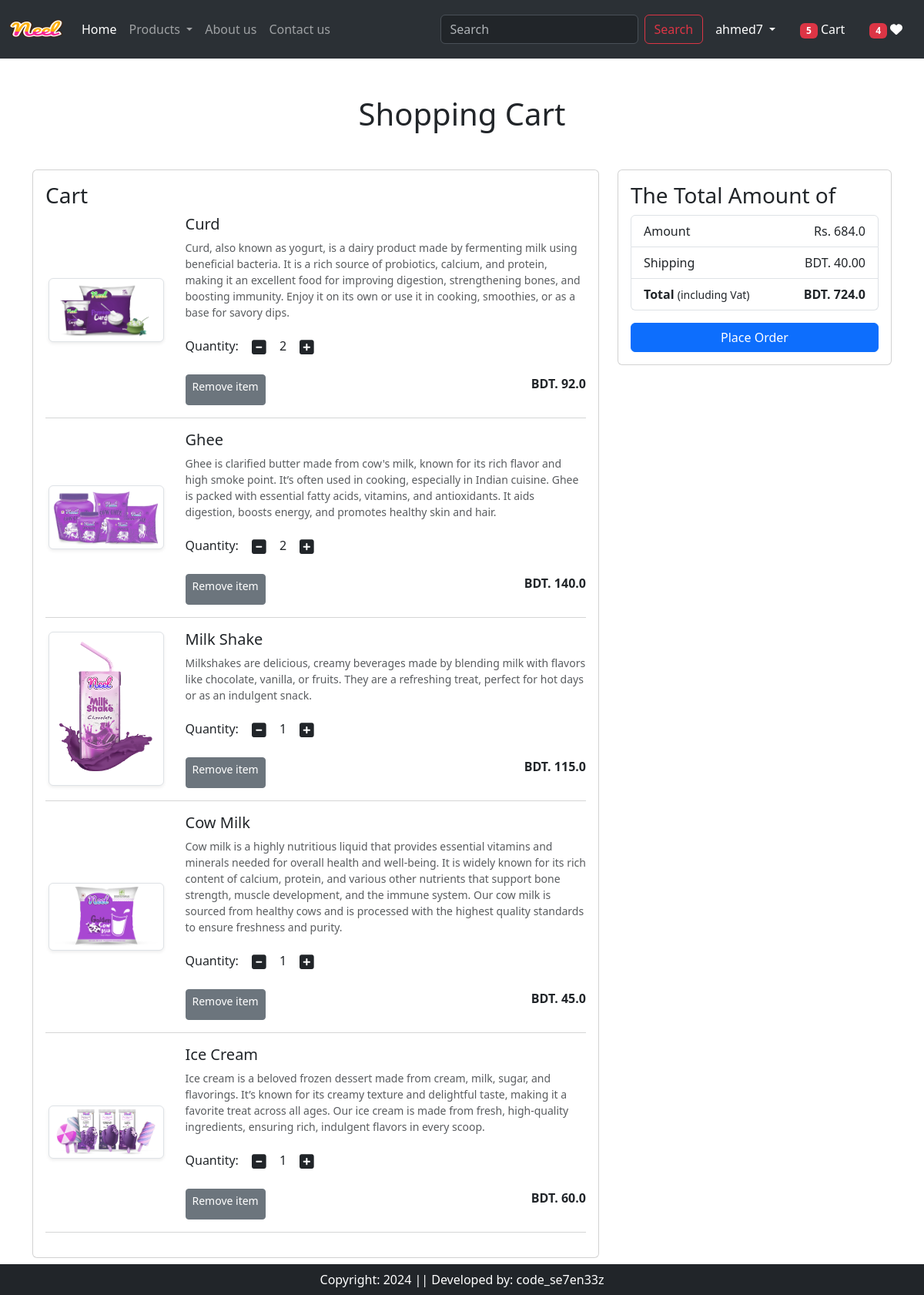
Page /cart/ (signed in) on the committed database.
### app/models.py (models this page shows, shortened)
class Cart(models.Model):
    user = models.ForeignKey(User, on_delete=models.CASCADE)
    product = models.ForeignKey(Product, on_delete=models.CASCADE)
    quantity = models.PositiveIntegerField(default=1)

class Product(models.Model):
    title = models.CharField(max_length=100)
    selling_price = models.FloatField()
    discounted_price = models.FloatField()
    description = models.TextField()
    composition = models.TextField(default='')
    prodapp = models.TextField(default='')
    category = models.CharField(choices=CATEGORY_CHOICES, max_length=2)
    product_image = models.ImageField(upload_to='product')

### app/views.py (the view)
# urls.py: path('cart/', views.show_cart,name='showcart' ),
@login_required
def show_cart(request):
    user=request.user
    cart =Cart.objects.filter(user=user)
    amount =0
    for p in cart:
        value =p.quantity * p.product.discounted_price
        amount =amount +value
    totalamount =amount +40
    totalitem = 0
    wishitem = 0
    if request.user.is_authenticated:
     totalitem = len(Cart.objects.filter(user=request.user))
     wishitem = len(Wishlist.objects.filter(user=request.user))
    return render(request,'app/addtocart.html',locals())

### app/templates/app/addtocart.html (shortened to what this page needs)
{% extends 'app/base.html' %} {% load static %}
{% block main-content %}
<div class="container my-5">
  <div class="row">
    {% if cart %}
    <h1 class="text-center mb-5">Shopping Cart</h1>
    <div class="col-sm-8">
      <div class="card">
        <div class="card-body">
          <h3>Cart</h3>
          {% for item in cart %}
          <div class="row">
            <div class="col-sm-3 text-center align-self-center">
              <img
                src="{{item.product.product_image.url}}"
                alt=""
                srcset=""
                class="img-fluid img-thumbnail shadow-sm"
                height="150"
                width="150"
              />
            </div>
            <div class="col-sm-9">
              <div>
                <h5>{{item.product.title}}</h5>
                <p class="mb-2 text-muted small">
                  {{item.product.description}}
                </p>
                <div class="my-3">
                  <label for="quantity">Quantity:</label>
                  <a class="minus-cart btn" pid="{{item.product.id}}"
                    ><i class="fas fa-minus-square fa-lg"></i
                  ></a>
                  <span id="quantity">{{item.quantity}}</span>
                  <a class="plus-cart btn" pid="{{item.product.id}}"
                    ><i class="fa fa-plus-square fa-lg"></i
                  ></a>
                </div>
                <div class="d-flex justify-content-between">
                  <a
                    href="#"
                    class="remove-cart btn btn-sm btn-secondary mr-3"
                    pid="{{item.product.id}}"
                    >Remove item
                  </a>
                  <p class="mb-8">
                    <span
                      ><strong
                        >BDT. {{item.product.discounted_price}}</strong
                      ></span
                    >
                  </p>
                </div>
              </div>
            </div>
          </div>
          <hr class="text-muted" />
          {% endfor %}
        </div>
      </div>
    </div>
    <div class="col-sm-4">
      <div class="card">
        <div class="card-body">
          <h3>The Total Amount of</h3>
          <ul class="list-group">
            <li class="list-group-item d-flex justify-content-between align-items-center border-8 px-8 pb-8">Amount<span id="amount">Rs. {{amount}}</ span></li>
            <li class="list-group-item d-flex justify-content-between align-items-center px-8">Shipping<span>BDT. 40.00</span></li>
            <li class="list-group-item d-flex justify-content-between align-items-center border-8 px-e mb-3">
              <div>
                <strong>Total</strong> <small>(including Vat)</small>
              </div>
              <span id="totalamount"><strong>BDT. {{totalamount}}</strong></span>
            </li>
          </ul>
          <div class="d-grid"><a href="{% url 'checkout' %}" class="btn btn-primary">Place Order</a></div>
        </div>
      </div>
    </div>
    {% else %}
      <h1 class="text-center mb-5">Cart is Empty</h1>
    {% endif %}
    </div>
  </div>
{% endblock main-content %}

### app/templates/app/base.html (shortened to what this page needs)
{% load static %}
<!DOCTYPE html>
<html>
<head>
    <link rel="stylesheet" href="{% static 'app/css/owl.carousel.min.css' %}" />
    <link rel="stylesheet" href="{% static 'app/css/all.min.css' %}" />
    <link rel="stylesheet" href="{% static 'app/css/style.css' %}" />
    <link href="https://cdn.jsdelivr.net/npm/bootstrap@5.3.3/dist/css/bootstrap.min.css"
          rel="stylesheet"
 />
</head>
<body>
  <nav class="navbar navbar-expand-lg bg-body-tertiary bg-primary" data-bs-theme="dark">
        <div class="container-fluid">
            <a class="navbar-brand" href="/">
                <img src="{% static 'app/images/neel.png' %}" width="70" height="50" />
            </a>
            <div class="collapse navbar-collapse" id="navbarSupportedContent">
                <ul class="navbar-nav me-auto mb-2 mb-lg-0">
                    {% if request.user.is_authenticated %}
                        <li class="nav-item">
                            <a class="nav-link active" aria-current="page" href="/">Home</a>
                        </li>
                        <li class="nav-item dropdown">
                            <a class="nav-link dropdown-toggle" href="#" role="button" data-bs-toggle="dropdown" aria-expanded="false">
                                Products
                            </a>
                        </li>
                        <li class="nav-item">
                            <a class="nav-link" href="{% url 'about' %}">About us</a>
                        </li>
                        <li class="nav-item">
                            <a class="nav-link" href="{% url 'contact' %}">Contact us</a>
                        </li>
                    {% endif %}
                </ul>
                <form class="d-flex" role="search" action="/search">
                    <input class="form-control me-2" type="search" placeholder="Search" name="search" aria-label="Search" />
                    <button class="btn btn-outline-danger" type="submit">Search</button>
                </form>
            </div>
            <ul class="navbar-nav me-auto mb-2 mb-lg-0">
                {% if request.user.is_authenticated %}
                    <li class="nav-item dropdown mx-2">
                        <a class="nav-link dropdown-toggle text-white" href="#" id="profileDropdown" role="button"
                           data-bs-toggle="dropdown" aria-expanded="false">
                           {{ request.user.username }}
                        </a>
                    </li>
                    <li class="nav-item mx-2">
                        <a href="{% url 'showcart' %}" class="nav-link text-white">
                            <span class="badge bg-danger">{% if totalitem > 0 %} {{ totalitem }} {% endif %}</span>
                            Cart
                        </a>
                    </li>
                    <li class="nav-item mx-2">
                        <a href="{% url 'wishlist' %}" class="nav-link text-white">
                            <span class="badge bg-danger">{% if wishitem > 0 %} {{ wishitem }} {% endif %}</span>
                            <i class="fa fa-heart"></i>
                        </a>
                    </li>
                {% endif %}
            </ul>
        </div>
    </nav>
    {% block main-content %}{% endblock main-content %}
    <footer class="container-fluid bg-dark text-white text-center p-2 mt-5 fixed-bottom">
        Copyright: 2024 || Developed by: code_se7en33z
    </footer>
</body>
</html>

### rows in the picture
Cart: product.product_image (picture), product "Curd", product.description "Curd, also known as yogurt, is a dairy product made by fermenting milk using beneficial bacteria. It is a rich source of probiotics, calcium, and protein, making it an excellent food for improving digestion, strengthening bones, and boosting immunity. Enjoy it on its own or use it in cooking, smoothies, or as a base for savory dips.", quantity "2", product.discounted_price "92.0"
Cart: product.product_image (picture), product "Ghee", product.description "Ghee is clarified butter made from cow's milk, known for its rich flavor and high smoke point. It’s often used in cooking, especially in Indian cuisine. Ghee is packed with essential fatty acids, vitamins, and antioxidants. It aids digestion, boosts energy, and promotes healthy skin and hair.", quantity "2", product.discounted_price "140.0"
Cart: product.product_image (picture), product "Milk Shake", product.description "Milkshakes are delicious, creamy beverages made by blending milk with flavors like chocolate, vanilla, or fruits. They are a refreshing treat, perfect for hot days or as an indulgent snack.", quantity "1", product.discounted_price "115.0"
Cart: product.product_image (picture), product "Cow Milk", product.description "Cow milk is a highly nutritious liquid that provides essential vitamins and minerals needed for overall health and well-being. It is widely known for its rich content of calcium, protein, and various other nutrients that support bone strength, muscle development, and the immune system. Our cow milk is sourced from healthy cows and is processed with the highest quality standards to ensure freshness and purity.", quantity "1", product.discounted_price "45.0"
Cart: product.product_image (picture), product "Ice Cream", product.description "Ice cream is a beloved frozen dessert made from cream, milk, sugar, and flavorings. It’s known for its creamy texture and delightful taste, making it a favorite treat across all ages. Our ice cream is made from fresh, high-quality ingredients, ensuring rich, indulgent flavors in every scoop.", quantity "1", product.discounted_price "60.0"

### other values in the picture
{{ request.user.username }} "ahmed7"
{{ totalitem }} "5"
{{ wishitem }} "4"
{{ amount }} "684.0"
{{ totalamount }} "724.0"
